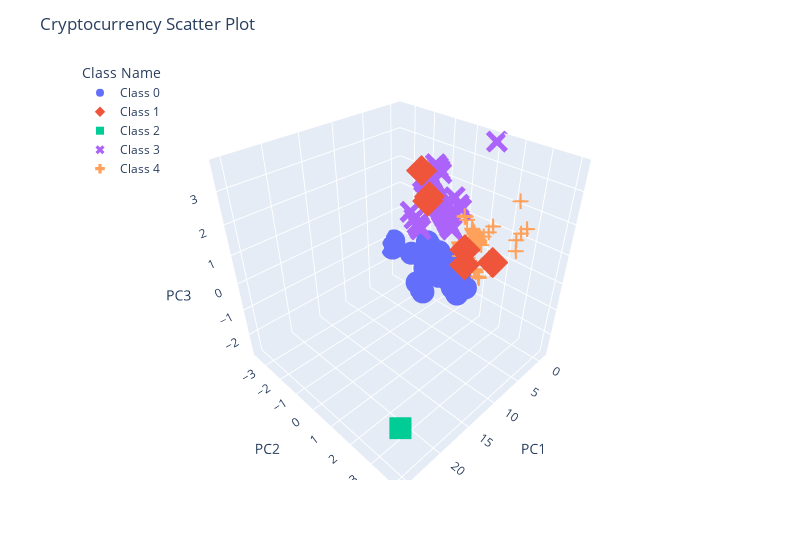

Notebook source saved alongside this figure:
### Markdown cell above
## Visualizing Results

### Code cell
# Plotting the clusters with three features
fig = px.scatter_3d(clustered_df, x="PC1", y="PC2", z="PC3", color="Class Name", symbol="Class Name", width=800, hover_name="CoinName", hover_data=["Algorithm"])
fig.update_layout(legend=dict(x=0,y=1), title_text='Cryptocurrency Scatter Plot')
fig.show()

### Figure 1 — Plotly figure (JSON) as saved in the notebook; plotly's stock layout.template omitted (floating-point values rounded to 4 significant figures; data arrays with more than 128 entries replaced by an {"elided": "..."} marker saying what was removed)
{"data": [{"customdata": [[52], [64], [64], [52], [53], [46], [66], [64], [46], [52], [41], [41], [47], [69], [64], [64], [66], [41], [70], [46], [52], [41], [41], [47], [46], [70], [41], [41], [47], [39], [35], [66], [52], [46], [41], [52], [64], [41], [41], [40], [41], [31], [50], [52], [52], [46], [68], [52], [40], [52], [52], [41], [64], [47], [46], [41], [34], [34], [52], [40], [29], [47], [52], [57], [14], [41], [14], [41], [52], [52], [42], [66], [52], [14], [52], [41], [52], [62], [64], [17], [14], [47], [41], [14], [14], [38], [64], [43], [54], [47], [52], [50], [47], [52], [64], [52], [37], [52], [52], [52], [52]], "hovertemplate": "<b>%{hovertext}</b><br><br>Class Name=Class 0<br>PC1=%{x}<br>PC2=%{y}<br>PC3=%{z}<br>Algorithm=%{customdata[0]}<extra></extra>", "hovertext": ["BitcoinPlus", "Squall Coin", "Dash Platinum", "Peony Coin", "Semux", "Crypto Sports", "RoyalCoin", "Ucoin", "Poseidon Quark", "Zilbercoin", "Radium", "Stakecoin", "NeosCoin", "Proton", "Monkey Project", "PAXEX", "MudraCoin", "Exclusive Coin", "Bettex coin", "Dystem", "Xt3ch", "Particl", "Ketan", "Ultimate Secure Cash", "Allsafe", "Bitcoin Incognito", "Zealium", "Phreak", "PayCoin", "KekCoin", "Bulwark", "FindCoin", "Nautilus Coin", "Kalkulus", "TeamUP", "Draftcoin", "ARENON", "Nebuchadnezzar", "Creatio", "TokenPay", "Deviant Coin", "Rupee", "Obsidian", "Velox", "RubyCoin", "Digiwage", "Dekado", "RenosCoin", "Let it Ride", "HollyWoodCoin", "GPU Coin", "FreeCoin", "SuperCoin", "BitcoinWSpectrum", "Vitae", "Opair", "TeslaCoin", "Crypti", "Diggits", "QTUM", "Waves", "ProCurrency", "MMOCoin", "Signatum", "ARK", "Atmos", "Lisk", "CoffeeCoin", "BitCurrency", "Dnotes", "Poa Network", "Tokyo Coin", "MedicCoin", "Lamden Tau", "GrowthCoin", "MacronCoin", "FlutterCoin", "Ontology", "Lutetium Coin", "Acute Angle Cloud", "ALAX", "TigerCash", "Nxt", "EOS", "Oxycoin", "TittieCoin", "HyperStake", "BiblePay", "BurstCoin", "ZEPHYR", "SafeExchangeCoin", "Bitshares", "Infinity Economics", "HiCoin", "Junson Ming Chan Coin", "MintCoin", "Cardano", "PandaCoin", "ZeitCoin", "CasinoCoin", "Lynx"], "legendgroup": "Class 0", "marker": {"color": "#636efa", "symbol": "circle"}, "mode": "markers", "name": "Class 0", "scene": "scene", "showlegend": true, "type": "scatter3d", "x": [0.1105, -0.08689, 0.0454, 0.2811, 0.5023, 0.1432, 0.03438, 0.04543, 0.1497, 0.111, 0.1704, 0.1709, 0.1379, 0.01852, 0.04547, 0.04627, 0.03641, 0.1703, 0.01317, 0.1434, 0.111, 0.1705, 0.1725, 0.1398, 0.1434, -0.1191, 0.1712, 0.1707, 0.1379, 0.1815, 0.2034, 0.03468, 0.1109, 0.1435, 0.1736, 0.1109, 0.04604, 0.1708, 0.1708, 0.1763, 0.1715, 0.2252, 0.1226, 0.1121, 0.1109, 0.1447, 0.0248, 0.1113, 0.1766, 0.1113, 0.1133, 0.1715, 0.04595, 0.1395, 0.1451, 0.1721, 0.2105, 0.2098, 0.113, 0.1782, 0.5022, 0.8974, 0.1147, 0.08627, 0.7162, 0.1731, 0.7168, 0.1729, 0.113, 0.1181, 0.3025, 0.04588, 0.1195, 0.7227, 0.1351, 0.1804, -0.0807, 0.076, 0.06175, 0.7883, 0.7385, 0.1628, 0.1294, 0.7287, 0.7303, 0.2343, 0.07053, 0.4368, 0.2148, 0.5843, 0.2306, 0.1991, 0.3645, 0.3626, 0.305, 0.432, 1.038, 0.9497, 1.67, 1.185, 2.547], "y": [-0.7227, 0.1868, -0.1964, -0.686, -1.828, -0.9858, -0.1087, -0.1964, -0.9844, -0.7226, -1.205, -1.205, -0.9419, 0.02291, -0.1964, -0.1962, -0.1083, -1.205, 0.06678, -0.9857, -0.7226, -1.205, -1.205, -0.9415, -0.9857, 0.45, -1.205, -1.205, -0.9419, -1.293, -1.468, -0.1087, -0.7226, -0.9857, -1.204, -0.7226, -0.1963, -1.205, -1.205, -1.249, -1.205, -1.643, -0.8101, -0.7223, -0.7226, -0.9855, -0.02076, -0.7225, -1.249, -0.7225, -0.7221, -1.205, -0.1963, -0.9415, -0.9854, -1.205, -1.512, -1.512, -0.7221, -1.248, -2.497, -0.7785, -0.7218, -0.5028, -3.538, -1.204, -3.538, -1.204, -0.7221, -0.721, -1.543, -0.1062, -0.7207, -3.537, -0.7173, -1.203, -0.1462, -0.2797, -0.1927, -3.593, -3.533, -0.9363, -1.008, -3.535, -3.535, -1.326, -0.1906, -1.675, -0.8156, -2.08, -0.9022, -0.793, -0.891, -0.666, -0.1364, -0.6484, -1.192, -0.534, -0.3783, -0.6877, -1.209], "z": [-1.351, -1.403, -1.833, -1.313, -2.683, -1.11, -1.914, -1.833, -1.108, -1.351, -0.9086, -0.9084, -1.15, -2.034, -1.833, -1.833, -1.913, -0.9086, -2.074, -1.11, -1.351, -0.9086, -0.9081, -1.149, -1.11, -1.644, -0.9084, -0.9085, -1.15, -0.8281, -0.6673, -1.914, -1.351, -1.11, -0.9079, -1.351, -1.833, -0.9085, -0.9085, -0.8683, -0.9084, -0.5065, -1.27, -1.351, -1.351, -1.109, -1.994, -1.351, -0.8683, -1.351, -1.35, -0.9085, -1.833, -1.15, -1.109, -0.9084, -0.6269, -0.6272, -1.351, -0.8682, -1.287, -0.9835, -1.35, -1.552, -1.115, -0.9083, -1.115, -0.9085, -1.351, -1.35, -1.379, -1.912, -1.35, -1.114, -1.346, -0.9077, -0.7047, -1.751, -1.832, -1.449, -1.113, -1.148, -0.6911, -1.115, -1.115, -0.783, -1.833, -1.624, -1.642, -2.438, -1.562, -1.263, -1.13, -1.329, -1.834, -1.352, -0.6495, -1.281, -1.133, -1.48, -2.228]}, {"customdata": [[52], [66], [10], [11], [52], [10]], "hovertemplate": "<b>%{hovertext}</b><br><br>Class Name=Class 1<br>PC1=%{x}<br>PC2=%{y}<br>PC3=%{z}<br>Algorithm=%{customdata[0]}<extra></extra>", "hovertext": ["MoonCoin", "EliteCoin", "TurtleCoin", "Qwertycoin", "gCn Coin", "ByteCoin"], "legendgroup": "Class 1", "marker": {"color": "#EF553B", "symbol": "diamond"}, "mode": "markers", "name": "Class 1", "scene": "scene", "showlegend": true, "type": "scatter3d", "x": [3.662, 3.124, 10.92, 3.371, 4.264, 4.653], "y": [1.071, 2.21, 0.7543, -0.8139, 1.24, -0.5628], "z": [0.5777, 0.5043, 3.629, 1.778, 0.16, 1.813]}, {"customdata": [[59]], "hovertemplate": "<b>%{hovertext}</b><br><br>Class Name=Class 2<br>PC1=%{x}<br>PC2=%{y}<br>PC3=%{z}<br>Algorithm=%{customdata[0]}<extra></extra>", "hovertext": ["BitTorrent"], "legendgroup": "Class 2", "marker": {"color": "#00cc96", "symbol": "square"}, "mode": "markers", "name": "Class 2", "scene": "scene", "showlegend": true, "type": "scatter3d", "x": [25.43], "y": [4.043], "z": [-0.7868]}, {"customdata": [[10], [21], [10], [4], [20], [30], [16], [23], [34], [36], [10], [28], [13], [30], [18], [15], [36], [36], [18], [32], [18], [18], [32], [10], [36], [24], [10], [10], [22], [35], [3], [20], [12], [7], [0], [7], [5], [20], [31], [18], [32], [30], [10], [12], [4], [10], [12], [18], [14], [8], [30], [11], [2], [35], [4], [20], [26], [18], [20], [32], [15], [18], [25], [23], [9], [31], [23], [34], [12], [18], [23], [10], [19], [15], [20], [20], [18], [6], [10], [27], [36], [20], [36], [12], [34], [20], [10], [31], [33], [10], [34], [34], [10], [10], [28], [36], [18], [18], [10], [34], [34], [10], [1], [3], [6], [10]], "hovertemplate": "<b>%{hovertext}</b><br><br>Class Name=Class 3<br>PC1=%{x}<br>PC2=%{y}<br>PC3=%{z}<br>Algorithm=%{customdata[0]}<extra></extra>", "hovertext": ["PlatinCoin", "Exosis", "Cannabis Industry Coin", "Universal Molecule", "1717 Masonic Commemorative Token", "HexxCoin", "DubaiCoin", "Diamond", "JoinCoin", "VIVO Coin", "BitCoal", "XDNA", "Ryo", "Infinex", "ZClassic", "SoilCoin", "GoByte", "Innova", "Zero", "GINcoin", "Horizen", "ZCash", "ZCoin", "Karbo", "SparksPay", "PlusOneCoin", "Sumokoin", "Bikercoins", "Bitcoin Green", "Coinonat", "Decred", "Expanse", "Citadel", "Stipend", "HOdlcoin", "Interzone", "TajCoin", "Ellaism", "Absolute Coin", "PirateCash", "Actinium", "Crypto", "LeviarCoin", "Webchain", "Lithium", "Monero Classic", "Monero", "Bitcoin Gold", "Muse", "ChanCoin", "Zoin", "Loki", "Dynamic", "Jumpcoin", "BlakeCoin", "Reality Clash", "Aidos Kuneen", "Bithereum", "Elementrem", "Alpenschillling", "Pirl", "Beam", "MediterraneanCoin", "Riecoin", "StorjCoin", "Vertcoin", "FairCoin", "Unitus", "Quantum Resistant Ledger", "Bitrolium", "Groestlcoin", "BitTube", "Vollar", "Travelflex", "Ethereum", "Ethereum Classic", "Komodo", "Nano", "Niobio Cash", "MassGrid", "FeatherCoin", "Callisto Network", "GunCoin", "Lethean", "SHIELD", "DaxxCoin", "PluraCoin", "KREDS", "Cryptonite", "Beldex", "Circuits of Value", "MyriadCoin", "Dinastycoin", "FREDEnergy", "SmartCash", "UFO Coin", "CrypticCoin", "BitcoinZ", "DigitalNote ", "DigiByte", "Verge", "UltraNote", "Espers", "Photon", "Siacoin", "Newton Coin"], "legendgroup": "Class 3", "marker": {"color": "#ab63fa", "symbol": "x"}, "mode": "markers", "name": "Class 3", "scene": "scene", "showlegend": true, "type": "scatter3d", "x": [0.0147, -0.05096, 0.008864, 0.04235, 0.2845, -0.09999, -0.02393, -0.2601, -0.1218, -0.1324, 0.008832, -0.2836, -0.006711, -0.09978, -0.03457, -0.01816, -0.1323, -0.1322, -0.03459, -0.1108, -0.03454, -0.03454, -0.1107, 0.008857, -0.1324, -0.06715, 0.009671, 0.009031, 0.2739, -0.1267, -0.151, -0.04541, -0.0002026, -0.1728, 0.06402, 0.02536, -0.1617, -0.04272, -0.3029, 0.2966, -0.1099, -0.09925, 0.009397, 0.01569, 0.04176, 0.009065, -0.001979, -0.03439, 0.3175, 0.02009, -0.09963, 0.005005, 0.05244, -0.1268, 0.1124, -0.04512, -0.07774, -0.03417, -0.04508, -0.1076, -0.01646, -0.03167, -0.0703, -0.06046, 0.3501, -0.1039, -0.2594, -0.1209, -0.0001346, -0.03308, -0.05989, 0.01996, -0.01756, -0.01592, -0.04412, -0.04191, -0.8236, 0.03584, 0.01406, -0.08006, -0.1262, 0.02371, -0.1232, 0.01453, -0.1079, 0.06322, 0.0272, -0.08472, -0.08714, 0.03759, -0.09464, -0.07616, 0.05618, 0.1185, -0.00486, -0.03456, 0.1059, 0.2561, 0.214, 0.2627, 0.286, 1.159, 0.7092, 1.411, 0.5302, 2.492], "y": [-1.605, -1.124, -1.606, -1.869, -2.126, -0.7293, -1.343, -0.4614, -0.5539, -0.4662, -1.606, -0.2414, -1.475, -0.7293, -1.256, -1.387, -0.4661, -0.4661, -1.256, -0.6416, -1.256, -1.256, -0.6416, -1.606, -0.4662, -0.9924, -1.606, -1.606, -2.038, -0.5099, -1.338, -1.168, -1.518, -1.163, -2.045, -1.738, -1.251, -1.167, -0.1105, -2.213, -0.6414, -0.7291, -1.606, -1.515, -1.869, -1.606, -1.519, -1.255, -2.389, -1.694, -0.7292, -1.562, -1.957, -0.51, -1.854, -1.168, -0.9046, -1.255, -1.168, -0.6409, -1.387, -1.255, -0.948, -1.036, -2.607, -0.6851, -0.4613, -0.5537, -1.518, -1.255, -1.036, -1.604, -1.207, -1.387, -1.167, -1.167, 1.045, -1.781, -1.605, -0.8601, -0.4648, -1.153, -0.4641, -1.515, -0.5508, -1.144, -1.602, -0.6808, -0.5913, -1.6, -0.5478, -0.5437, -1.596, -1.582, -0.7983, -0.4442, -1.224, -1.192, -1.561, -0.4684, -0.4623, -1.354, -1.238, -1.613, -1.666, -1.062], "z": [1.416, 0.9724, 1.415, 1.656, -0.06431, 0.6105, 1.173, 1.538, 0.4497, 0.3693, 1.415, 1.338, 1.294, 0.6106, 1.093, 1.214, 0.3694, 0.3694, 1.093, 0.5301, 1.093, 1.093, 0.5301, 1.415, 0.3693, 0.8518, 1.415, 1.415, -0.1447, 0.4096, 2.342, 1.013, 1.335, 2.181, 1.817, 1.535, 2.262, 1.013, 1.217, 0.01632, 0.5303, 0.6106, 1.415, 1.338, 1.656, 1.415, 1.334, 1.093, 0.1769, 1.495, 0.6105, 1.375, 1.736, 0.4095, 1.671, 1.013, 0.7714, 1.093, 1.013, 0.5308, 1.214, 1.094, 0.812, 0.8921, 0.379, 0.5705, 1.538, 0.4497, 1.334, 1.093, 0.8922, 1.417, 1.057, 1.214, 1.013, 1.013, 3.678, 1.576, 1.415, 0.7315, 0.37, 1.027, 0.3704, 1.336, 0.4511, 1.035, 1.417, 0.5727, 0.4939, 1.418, 0.4523, 0.454, 1.419, 1.432, 0.7019, 0.3779, 1.11, 1.139, 1.436, 0.4956, 0.4855, 1.602, 2.532, 1.894, 1.573, 1.82]}, {"customdata": {"elided": "318x1 int values"}, "hovertemplate": "<b>%{hovertext}</b><br><br>Class Name=Class 4<br>PC1=%{x}<br>PC2=%{y}<br>PC3=%{z}<br>Algorithm=%{customdata[0]}<extra></extra>", "hovertext": {"elided": "318 str values"}, "legendgroup": "Class 4", "marker": {"color": "#FFA15A", "symbol": "cross"}, "mode": "markers", "name": "Class 4", "scene": "scene", "showlegend": true, "type": "scatter3d", "x": {"elided": "318 float values"}, "y": {"elided": "318 float values"}, "z": {"elided": "318 float values"}}], "layout": {"legend": {"title": {"text": "Class Name"}, "tracegroupgap": 0, "x": 0, "y": 1}, "margin": {"t": 60}, "scene": {"domain": {"x": [0, 1], "y": [0, 1]}, "xaxis": {"title": {"text": "PC1"}}, "yaxis": {"title": {"text": "PC2"}}, "zaxis": {"title": {"text": "PC3"}}}, "title": {"text": "Cryptocurrency Scatter Plot"}, "width": 800}}
